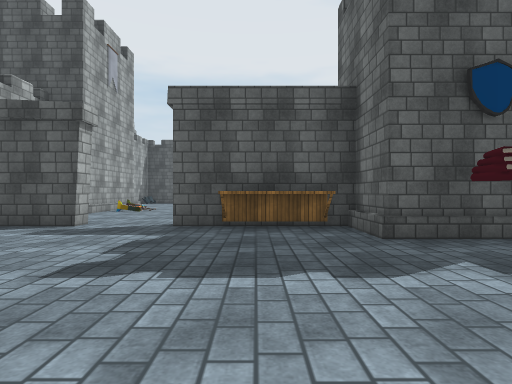
View 1 (above)

16 first-person views from a walk through a Unity game level. The camera is 1.3 m above the floor, looks level and sees 80° across. The floor is counted in squares, 2 m on a side. Each view is taken from the middle of a square. On the plan, view 1 faces up. The plan holds only what a view shows up to about 10 squares ahead; the rest is blank. The place goes on beyond the plan. Some animated figures are not drawn. Some surface patterns are stand-ins.

View 2
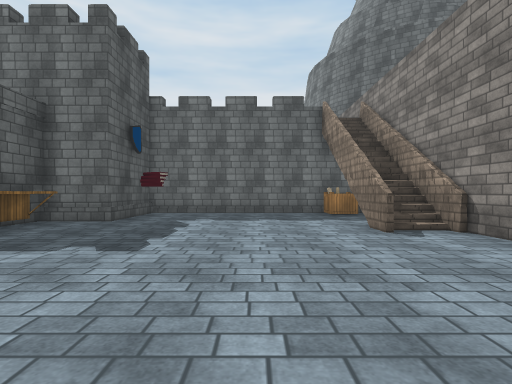

View 3
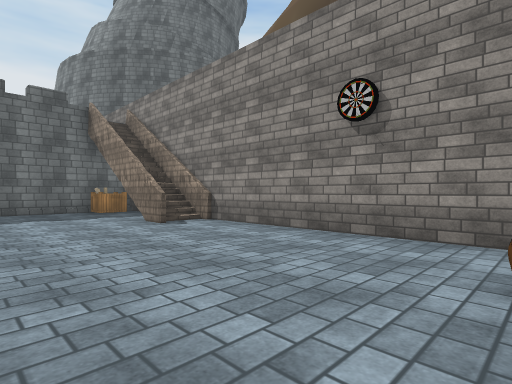

View 4
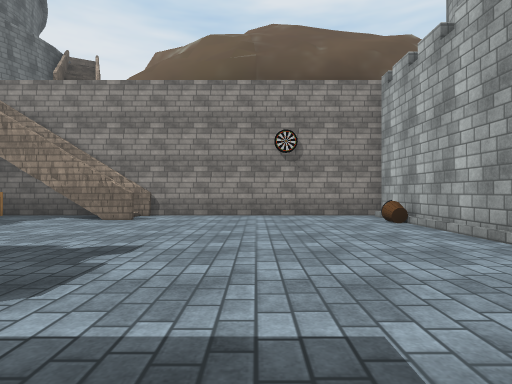

View 5
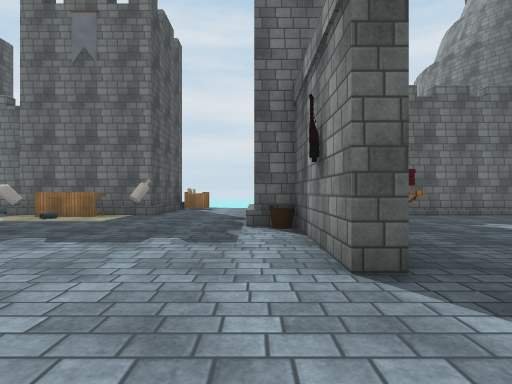

View 6
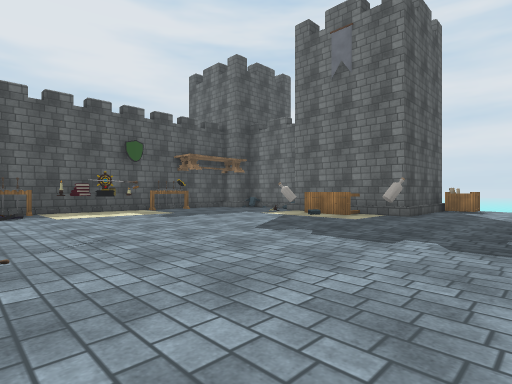

View 7
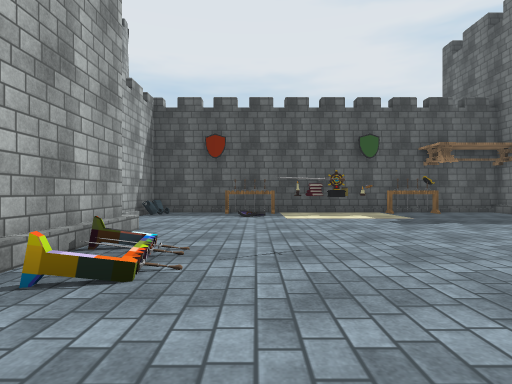

View 8
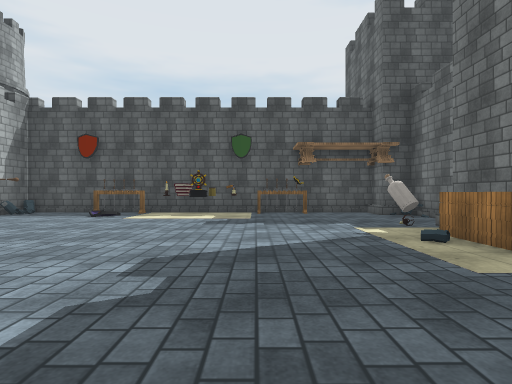

View 9
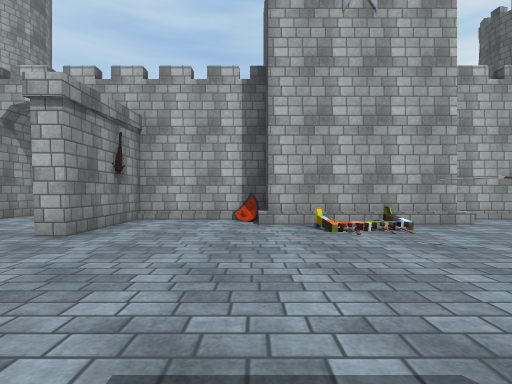

View 10
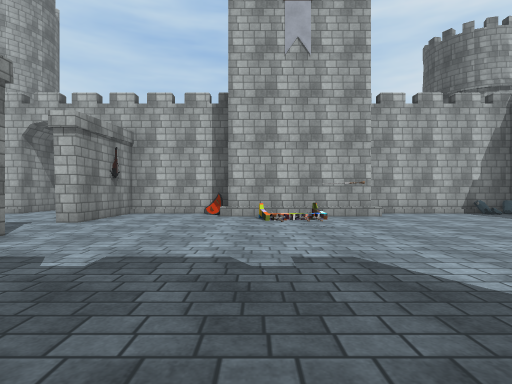

View 11
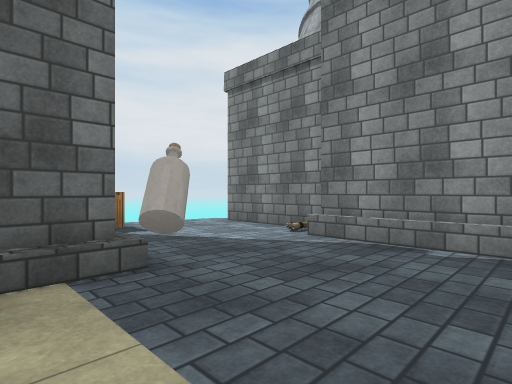

View 12
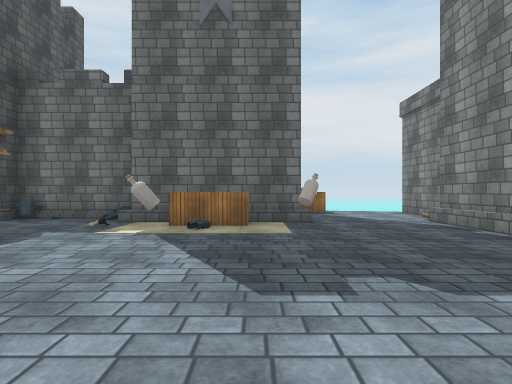

View 13
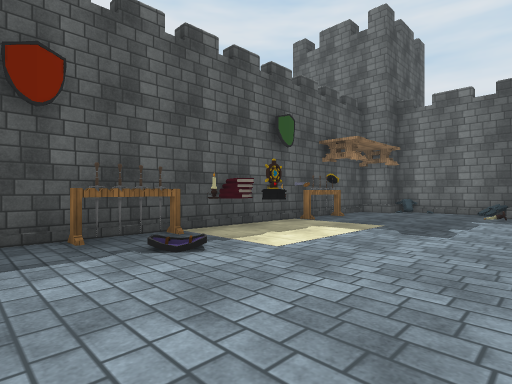

View 14
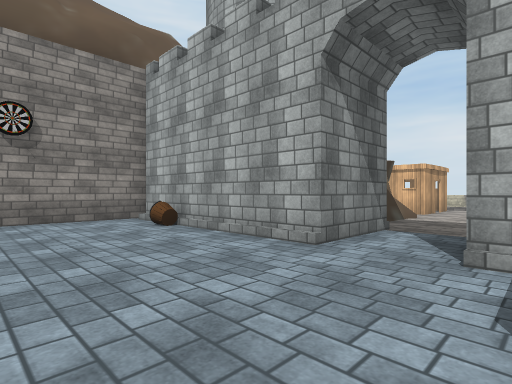

View 15
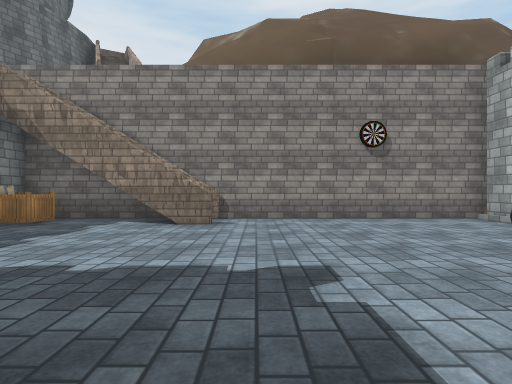

View 16
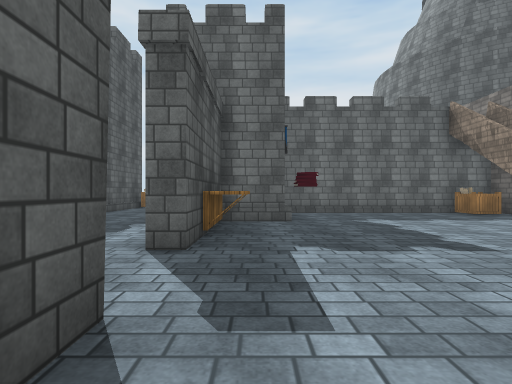

### Floor plan
Points are (right, up) in squares from view 1. A wall is a line through its corners. A room is listed if a view was taken in it or the views show most of it. See-through windows are left out.
Room 1 (views 1, 2, 3, 4, 14, 15, 16)
walls: (-0.2, -1.1) (0.6, -1) (2, -1.2); (-0.1, -1.1) (1.9, -1.1); (1.2, -1.2) (1.7, -1.1); (0, -2.3) (1.9, -2.2); (-3.4, 6.2) (-3.4, 5.8) (-4.9, 5.8); (-6.3, 2.9) (-6.3, -2); (3.5, -1.9) (3.5, -1.1) (4.4, -1.1); (4, -1.5) (4.2, -1.1); (-6.6, -2.4) (4.7, -2.4) (4.7, 4.3) (1.9, 4.3) (1.9, 5.8) (-1.6, 5.8) (-1.6, 6.2)
ways out: opening at (-2.5, 6) to room 2; opening at (-7.5, 4)
objects: other object (-6, 0); other object (0, 5) to (1, 5); other object (3, 4)
Room 2 (views 5, 6, 7, 8, 9, 10, 11, 12, 13)
walls: (4.7, 9.8) (4.7, 13.8); (-5.2, 13.1) (-5.2, 9.2); (2.2, 7) (4.7, 7); (5.5, 13.9) (5.5, 16.7); (-1.6, 6.2) (1.9, 6.2) (1.9, 7.3); (4.7, 16.7) (4.7, 17.7) (-6.3, 17.7) (-6.3, 13.5); (6.4, 10) (4.7, 10); (-6.3, 8.4) (-6.3, 6.2) (-3.4, 6.2); (4.9, 6.5) (6.6, 6.5); (5.5, 16.9) (4.7, 16.9)
low walls: (-5, 11.5) (-5, 9.5); (6.4, 9.8) (4.7, 9.8); (5.5, 16.7) (4.7, 16.7)
ways out: opening at (-2.5, 6) to room 1; opening at (6, 8)
objects: other object (-6, 9); other object (-5, 12); other object (-4, 17); other object (-3, 16); other object (-3, 17); other object (-2, 12); other object (-1, 17); other object (0, 17); other object (1, 7); other object (1, 17); other object (2, 16); other object (2, 17); other object (3, 13); other object (3, 17); other object (4, 10); other object (4, 11) to (4, 13)

Where each view was taken, in squares from view 1:
view 1: 0 up, 0 right, facing up
view 2: 1 up, 5 left, facing right
view 3: 2 up, 6 left, facing down-right
view 4: 6 up, 3 left, facing down
view 5: 7 up, 4 left, facing right
view 6: 7 up, 4 left, facing up-right
view 7: 8 up, 3 left, facing up
view 8: 8 up, 1 right, facing up
view 9: 9 up, 1 right, facing left
view 10: 10 up, 3 right, facing left
view 11: 11 up, 2 right, facing down-right
view 12: 11 up, 2 left, facing right
view 13: 13 up, 5 left, facing up-right
view 14: 5 up, 3 left, facing down-left
view 15: 5 up, 1 left, facing down
view 16: 5 up, 5 left, facing right
